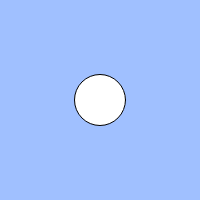
Frame 1 (no input)
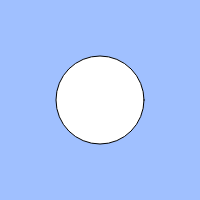
Frame 60 (no input)
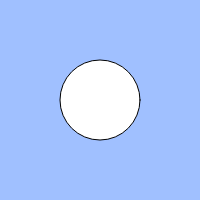
Frame 120 (the mouse pressed at the canvas centre since frame 60)

The p5.js sketch that drew these frames (run headless with seeded random() and noise() and a simulated clock; from frame 60 on, the mouse is pressed at the canvas centre):

// p5.js sketch
// ── sketch.js
// 練習問題「心臓の鼓動のように大きくなったり小さくなったりする円」
let count;
let cycle;
let size;

function setup(){
  createCanvas(200, 200);
  count = 0;
  cycle = 100;
  size=50;
}

function draw(){
  background(160, 192, 255);
  count = (count + 1) % cycle;
  // BLANK[1]
if(count<50){
  size++;
}
else {
  size--;
}
if (mouseIsPressed){
  count+=3;
}
  ellipse(width / 2, height / 2, size);
}
